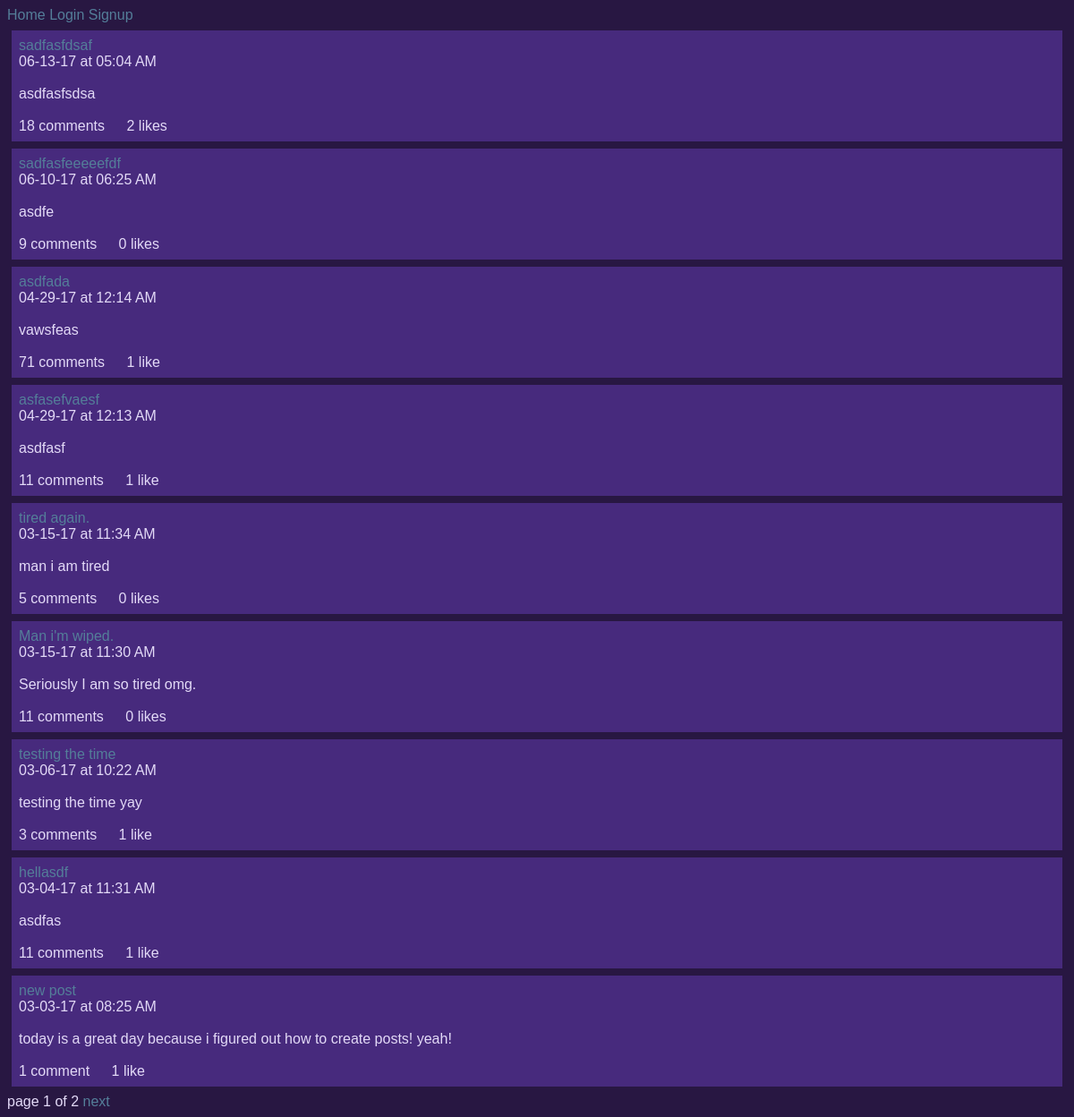
Before: /ben/posts/ with the older database file.
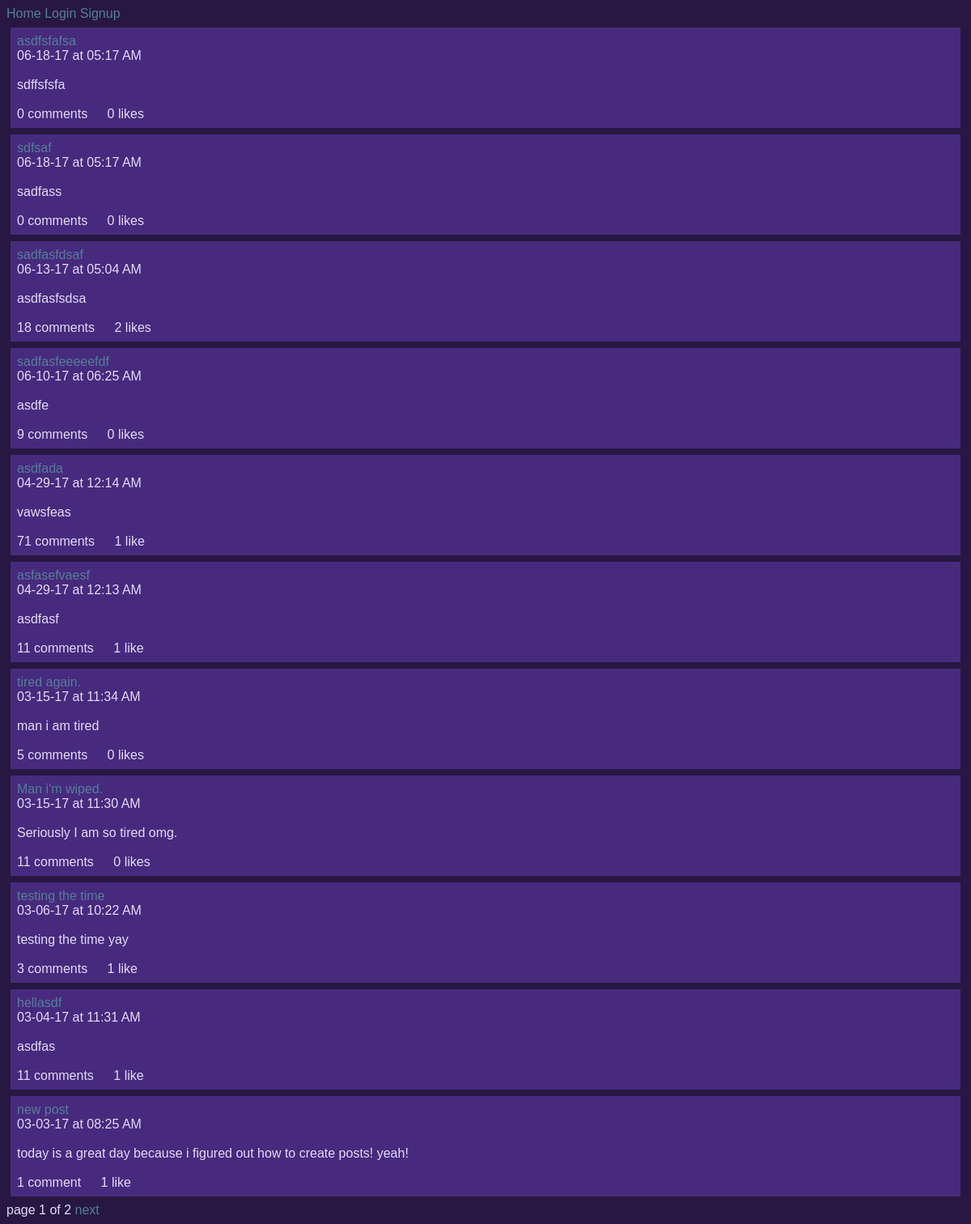
After: the same page with the newer database file.
### posts/models.py (models this page shows)
class Post(models.Model):
        title = models.CharField(max_length=100)
        pub_date = models.DateTimeField('date published', auto_now_add=True)
        body = models.TextField()
        user = models.ForeignKey(User, on_delete=models.CASCADE, null=True)
        def utc_to_local(self, utc_datetime):
	        return utc_datetime.astimezone(tz=None)
        def __str__(self):
	        date = self.utc_to_local(self.pub_date).strftime('%m-%d-%y')
	        time = self.utc_to_local(self.pub_date).strftime('%I:%M %p')
	        return '%s at %s \n\n %s \n\n' % (date, time, self.body)

### posts/views.py (the view)
def index(request, username):
    try:
    	User.objects.get(username=username)
    except:
        context = {'username': None}
        return render(request, 'posts/index.html', context)
    user = User.objects.get(username=username)
    posts = Post.objects.filter(user=user)
    paginator = Paginator(posts, 8)
    page = request.GET.get('page')
    try:
        posts = paginator.page(page);
    except PageNotAnInteger:
        posts = paginator.page(1);
    except EmptyPage:
        posts = paginator.page(paginator.num_pages)
    context = {
        'username': user,
        'posts': posts
    }
    return render(request, 'posts/index.html', context)

### posts/templatetags/likes_features.py (called while the page is built)
@register.simple_tag
def like_text(count):
	if count == 1:
		return str(count) + " like"
	else:
		return str(count) + " likes"

@register.simple_tag
def comment_text_index(count):
	if count == 1:
		return str(count) + " comment"
	else:
		return str(count) + " comments"

### posts/templates/posts/index.html (shortened to what this page needs)
{% extends 'Blog/base.html' %}
{% load likes_features %}
{% block content %}
{% if username == None %}
	<h1>"Whoa dude, this user doesn't exist!"</h1>
{% else %}
	{% for post in username.post_set.all reversed %}
		<div class="post">
			<a href={% url 'posts:display-post' username=username post_number=post.id %}>{{ post.title|linebreaksbr }}</a> <br>
			{{ post|linebreaksbr }}
			<span class="comments">
				{% comment_text_index post.comment_set.count %}
			</span>
			<span class="likes" id="like-{{ post.id }}">
			{% like_text post.like_set.count %}
			</span>
		</div>
	{% endfor %}
		<div class='pagination'>
			<span class='page-nav'>
			<span class='current'>
				page {{ posts.number }} of {{ posts.paginator.num_pages }}
			</span>
			{% if posts.has_next %}
				<a href="?page={{ posts.next_page_number }}">next</a>
			{% endif %}
			</span>
		</div>
{% endif %}
{% endblock content%}

Changed rows visible on the page:
added Post: title "asdfsfafsa", pub_date+body "06-18-17 at 05:17 AM sdffsfsfa", id "0 comments", id "0 likes"
added Post: title "sdfsaf", pub_date+body "06-18-17 at 05:17 AM sadfass", id "0 comments", id "0 likes"
